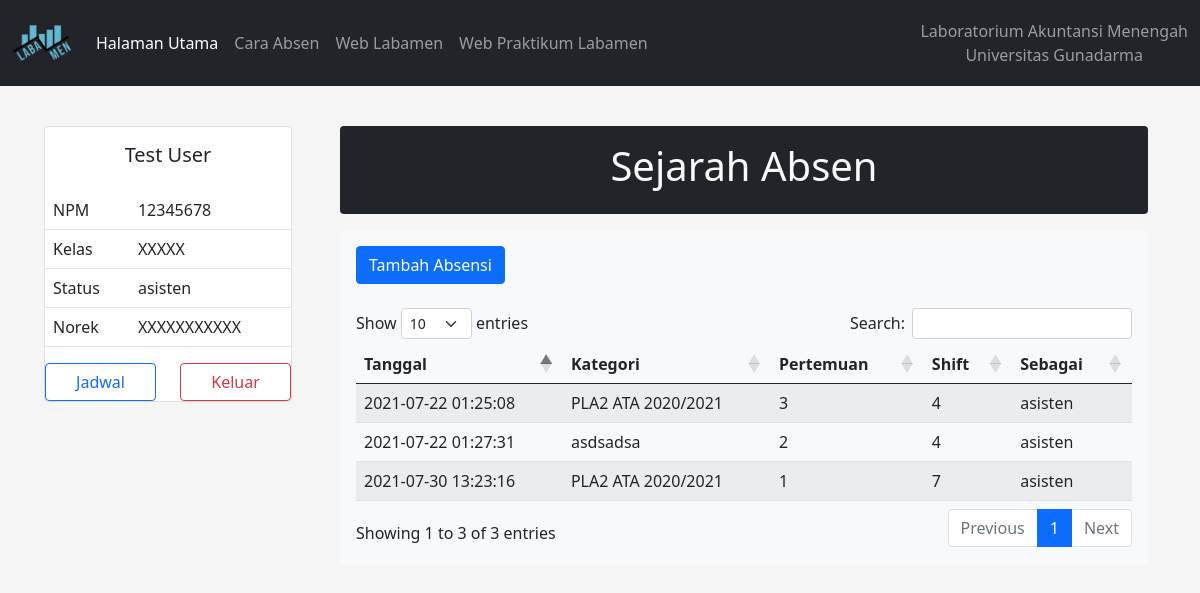
The app's page /home_dump.php (signed in) with its own data.
### tables this page shows
CREATE TABLE `log` (
  `id` int(10) NOT NULL,
  `npm` varchar(8) NOT NULL,
  `waktu` timestamp NOT NULL DEFAULT current_timestamp(),
  `id_kategori` int(10) NOT NULL,
  `pertemuan` varchar(10) NOT NULL,
  `shift` varchar(10) NOT NULL,
  `sebagai` varchar(10) NOT NULL
);

CREATE TABLE `kategori` (
  `id_kategori` int(10) NOT NULL,
  `kategori` varchar(64) NOT NULL
);

### home_dump.php (the view, shortened to what this page needs)
<?php include 'koneksi.php'; include 'login.php'; include 'modal-cp.php'; if(isset($_SESSION[ 'npm'])){ ?>
<!doctype html>
<html lang="en">
<head>
	<link href="https://cdn.jsdelivr.net/npm/bootstrap@5.0.0-beta3/dist/css/bootstrap.min.css" rel="stylesheet">
	<link rel="stylesheet" type="text/css" href="https://cdn.datatables.net/1.10.25/css/dataTables.bootstrap5.min.css">
</head>
<body>
	<nav class="navbar navbar-expand-lg navbar-dark bg-dark">
		<div class="container-fluid">
			<a class="navbar-brand" href="#">
				<img src="img/logo.png" alt="" width="60" height="60" class="d-inline-block align-text-top">
			</a>
			<div class="collapse navbar-collapse" id="navbarText">
				<ul class="navbar-nav me-auto mb-2 mb-lg-0">
					<li class="nav-item"> <a class="nav-link active" aria-current="page" href="#">Halaman Utama</a>
					</li>
					<li class="nav-item"> <a class="nav-link " aria-current="page" href="tutorial.php">Cara Absen</a>
					</li>
					<li class="nav-item"> <a class="nav-link " aria-current="page" href="https://ak-menengah.com/">Web Labamen</a>
					</li>
					<li class="nav-item"> <a class="nav-link " aria-current="page" href="https://praktikum.ak-menengah.com/">Web Praktikum Labamen</a>
					</li>
				</ul> <span class="navbar-text text-center">
                Laboratorium Akuntansi Menengah <br>
                Universitas Gunadarma
            </span>
			</div>
		</div>
	</nav>
	<div class="container-fluid">
		<div class="p-4 rounded">
			<div class="table">
				<div class="row">
					<div class="col-md-3">
						<div class="container-fluid">
							<div class="card mt-2 p-0" style="width: auto;">
								<div class="card-body text-center">
									<h5 class="card-title"><?php echo $_SESSION['nama'];?></h5>
								</div>
								<table class="table align-middle">
									<tr>
										<td>NPM</td>
										<td>
											<?php echo $_SESSION[ 'npm'];?>
										</td>
									</tr>
									<tr>
										<td>Kelas</td>
										<td>
											<?php echo $_SESSION[ 'kelas'];?>
										</td>
									</tr>
									<tr>
										<td>Status</td>
										<td>
											<?php echo $_SESSION[ 'status'];?>
										</td>
									</tr>
									<tr>
										<td>Norek</td>
										<td>
											<?php echo $_SESSION[ 'norek'];?>
										</td>
									</tr>
								</table>
								<div class="row">
									<div class="col">
										<a href="jadwal.php">
											<button class="w-100 btn btn-outline-primary" type="button">Jadwal</button>
										</a>
									</div>
									<div class="col">
										<a href="logout.php">
											<button class="w-100 btn btn-outline-danger" type="button">Keluar</button>
										</a>
									</div>
								</div>
							</div>
						</div>
					</div>
					<div class="col-md-9">
						<div class="table">
							<div class="row">
								<div class="col">
									<div class="container-fluid">
										<div class="bg-dark p-3 rounded text-center text-light"> <b><h1>Sejarah Absen</h1></b>
										</div>
									</div>
								</div>
							</div>
							<div class="row">
								<div class="col">
									<div class="container-fluid">
										<div class="bg-light p-3 rounded">
											<div class="mb-4">
												<button class="btn btn-primary" type="button" data-bs-toggle="modal" data-bs-target="#exampleModal">Tambah Absensi</button>
											</div>
											<div class="history">
												<table class="table table-striped display" id="rekap" data-page-length='10'>
													<thead>
														<tr>
															<th>Tanggal</th>
															<th>Kategori</th>
															<th>Pertemuan</th>
															<th>Shift</th>
															<th>Sebagai</th>
														</tr>
													</thead>
													<tbody>
														<?php $history=mysqli_query($conn, "SELECT * FROM log inner join kategori on npm = '$_SESSION[npm]' and kategori.id_kategori = log.id_kategori order by waktu DESC"); $p=0 ; while($row=mysqli_fetch_array($history)){ $p++; echo '
                                                        <tr>
                                                            <td>' .$row[ 'waktu']. '</td>
                                                            <td>' .$row[ 'kategori']. '</td>
                                                            <td>' .$row[ 'pertemuan']. '</td>
                                                            <td>' .$row[ 'shift']. '</td>
                                                            <td>' .$row[ 'sebagai']. '</td>
                                                        </tr>'; } ?>
													</tbody>
												</table>
											</div>
										</div>
									</div>
								</div>
							</div>
						</div>
					</div>
				</div>
			</div>
		</div>
	</div>
</body>
</html>
<?php }elseif(!isset($_SESSION[ 'npm'])){ header( "location:index.php?notif=belum login"); } ?>

### home_dump.php (style rules this page uses)
body { background-color: #f5f5f5; }

### records on screen
log: waktu "2021-07-30 13:23:16", id_kategori.kategori "PLA2 ATA 2020/2021", pertemuan "1", shift "7", sebagai "asisten"
log: waktu "2021-07-22 01:27:31", id_kategori.kategori "asdsadsa", pertemuan "2", shift "4", sebagai "asisten"
log: waktu "2021-07-22 01:25:08", id_kategori.kategori "PLA2 ATA 2020/2021", pertemuan "3", shift "4", sebagai "asisten"

### other values on screen
$_SESSION['nama'] "Test User"
$_SESSION[ 'npm'] "12345678"
$_SESSION[ 'kelas'] "XXXXX"
$_SESSION[ 'status'] "asisten"
$_SESSION[ 'norek'] "XXXXXXXXXXX"
